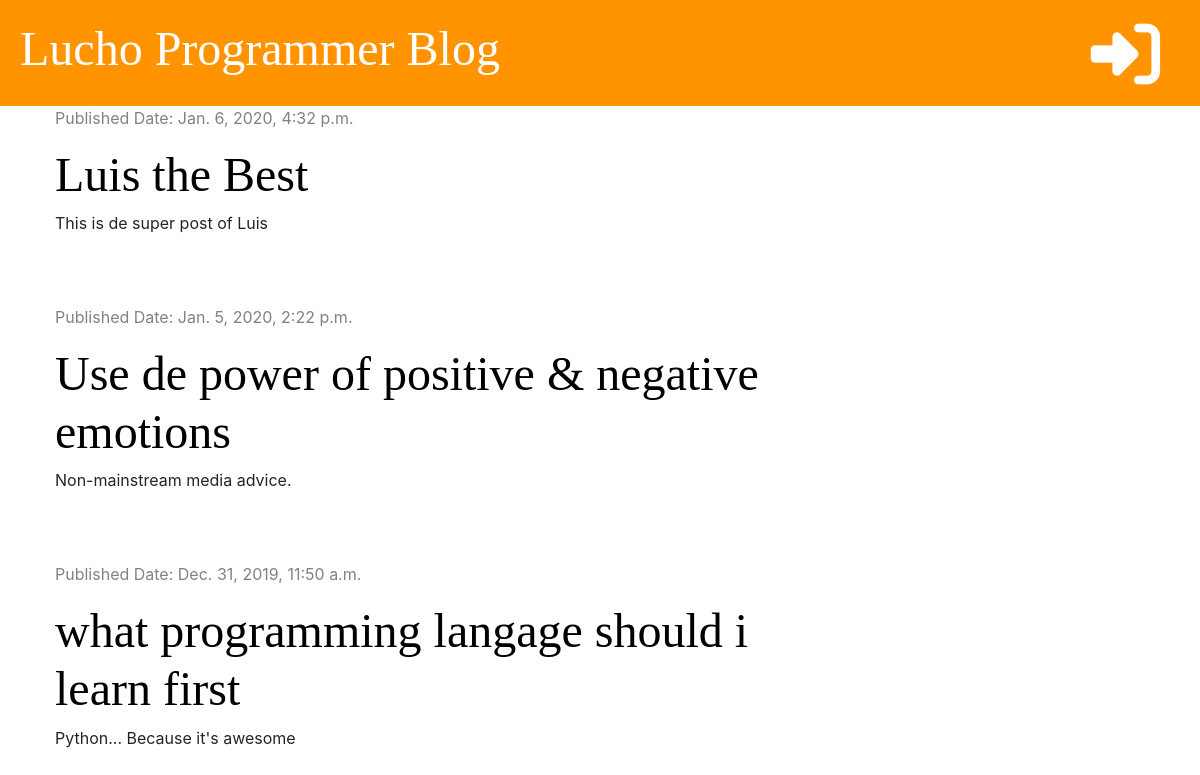
/, run on an earlier commit of the app's database.
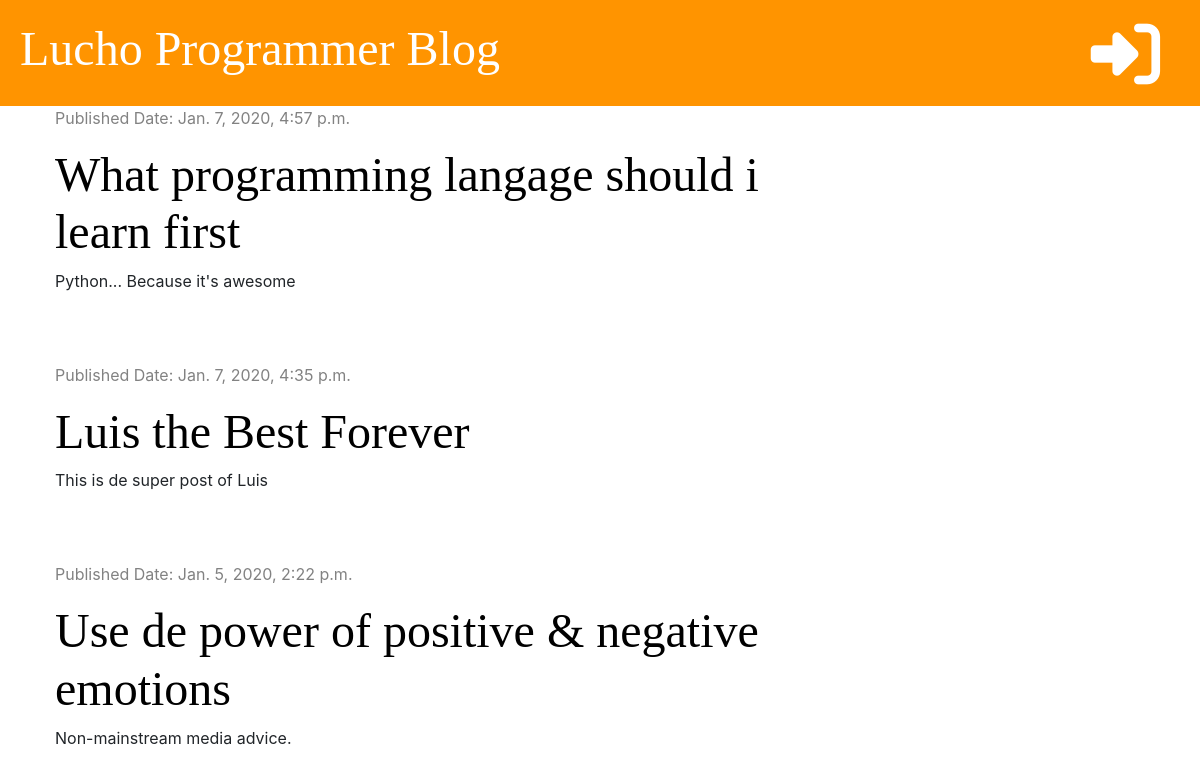
And on a later commit of the database.
### blog/models.py (models this page shows, shortened)
class Post(models.Model):
    author = models.ForeignKey('auth.User', on_delete=models.CASCADE)
    title = models.CharField(max_length=200)
    text = models.TextField()
    created_date = models.DateTimeField(default=timezone.now)
    published_date = models.DateTimeField(blank=True, null=True)

### blog/views.py (the view)
# urls.py: path('', views.post_list, name='post_list'),
def post_list(request):
    posts = Post.objects.all().order_by('-published_date')
    stuff_for_frontend = {'posts': posts}
    return render(request, 'blog/post_list.html', stuff_for_frontend)

### blog/templates/blog/post_list.html (shortened to what this page needs)
{% extends 'blog/base.html' %}
{% block content %}
    {% for post in posts %}
        <div class="post">
            <div class="date">
                <p>Published Date: {{ post.published_date }}</p>
            </div>
            <h1><a href="{% url 'post_detail' pk=post.pk %}">{{ post.title }}</a></h1>
            <p>{{ post.text | linebreaksbr }}</p>
        </div>
    {% endfor %}
{% endblock %}

What changed in the data, as far as the page shows it:
changed Post "Python... Because it's awesome": published_date "Dec. 31, 2019, 11:50 a.m." → "Jan. 7, 2020, 4:57 p.m."; title "what programming langage should i learn first" → "What programming langage should i learn first"; moves up the list
changed Post "This is de super post of Luis": published_date "Jan. 6, 2020, 4:32 p.m." → "Jan. 7, 2020, 4:35 p.m."; title "Luis the Best" → "Luis the Best Forever"
